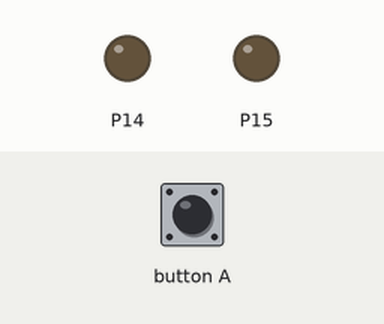
Simulated run of this program. Board: BBC micro:bit running MicroPython. Parts: output pins drawn as LEDs (lit = HIGH). The test bench sets the inputs (shaded band).

Above: at 1.2 s.
1.3 s: button A pressed for 0.15 s
At 2.5 s:
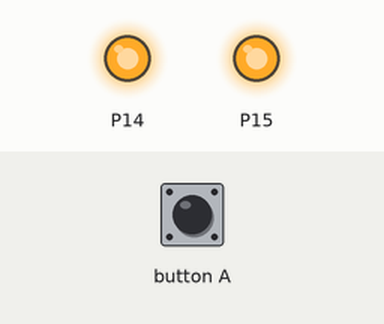
Timing chart, 0 to 7.8 s (numbered marks = the images above; inputs shaded):
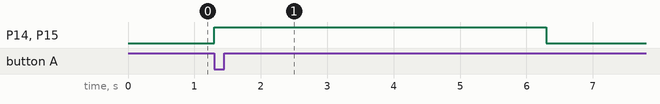

Measured:
- after the input at 1.3 s, P14, P15: LOW → HIGH at once, → LOW 5.0 s later

The program:

demo.py
```python
from microbit import *

while True:
    if button_a.is_pressed():

        pin14.write_digital(1)
        pin15.write_digital(1)
        sleep(5000)
        pin14.write_digital(0)
        pin15.write_digital(0)

        break
```
